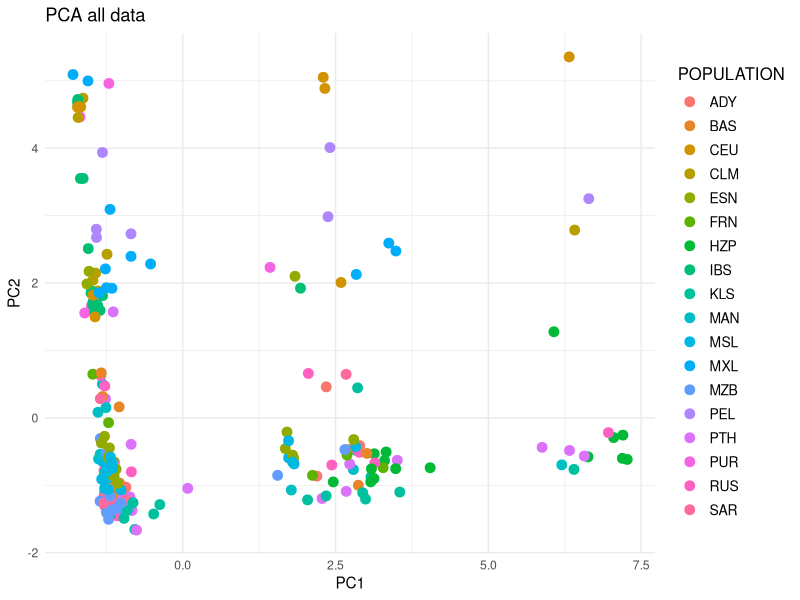

Recreate this plot in R.
library(ggplot2)

# Leer tabla de PCA
pca_data <- read.table("PCA_SNPs_under_sel_pop.txt", header=TRUE, stringsAsFactors = FALSE)

# Graficar PC1 vs PC2 por población
ggplot(pca_data, aes(x=PC1, y=PC2, color=POPULATION)) +
  geom_point(size=3) +
  theme_minimal() +
  labs(title="PCA all data", x="PC1", y="PC2") +
  theme(legend.title = element_text(size=12),
        legend.text = element_text(size=10))
